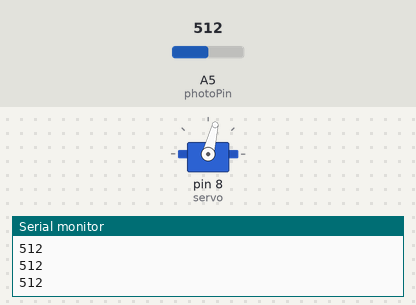
Bench run of a sketch on a simulated Arduino Uno, built with avr-gcc and run on an emulated ATmega328P. On the bench: servo, the last lines printed to the serial monitor. The test bench sets the inputs (shaded band); at power-on: A5 (photoPin) = 512.

Above: at 1.2 s.
1.3 s: A5 (photoPin) set to 32
2.8 s: A5 (photoPin) set to 26
At 3.7 s:
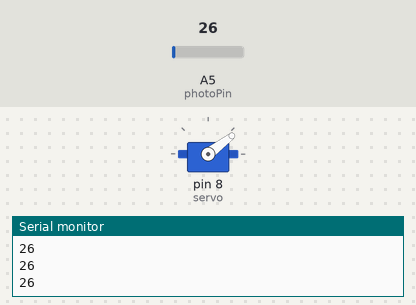
4.3 s: A5 (photoPin) set to 122
At 4.9 s:
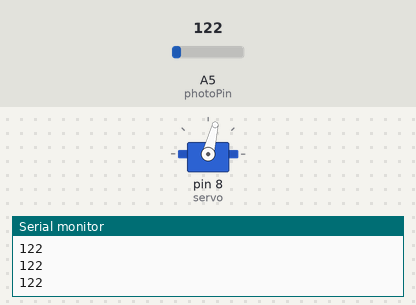
5.8 s: A5 (photoPin) set to 20
At 7.2 s:
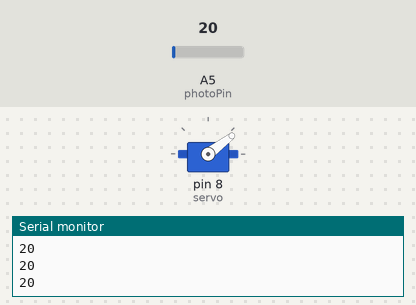
Timing chart, 0 to 8.3 s (numbered marks = the images above; inputs shaded):
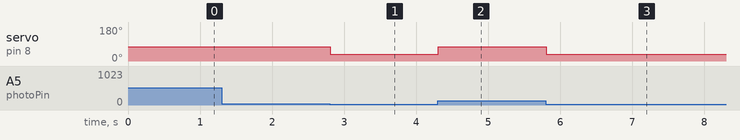

The sketch:

T_Rex_auto_runner.ino
```cpp
//Google Chrome T-Rex Auto Runner
//By Mikolaj Henzel, 2020
//Mention me if you want to use it
//GitHub: Henzelix
//Instagram: @mikolajhenzel

#include <Servo.h>  //Including library for micro servo
Servo servo;  //Creating object of the sevo library
int photoPin = A5;  //Signal port for photoresistor

void setup() {
  Serial.begin(9600);
  pinMode(photoPin, INPUT);   //Setting photoresistor as an output
  servo.attach(8);  //Pin which servo is connected to
  servo.write(76);  //Starting angle (if you want to use it on your own computer, you need to adjust it for yourself)
}

void loop() {
  int lightLevel = analogRead(photoPin);  //Getting photoresistor's current outcome
  Serial.println(lightLevel);   //Printing outcome in the serial monitor, which is necessary if you want to adjust it for yourself
  if(lightLevel < 30){  // if lightLevel is lesser than [minimal light value of your game's white background] do this...
    servo.write(37);  // Position servo at this angle (this angle could be a lot smaller, because servo on spacebar moves only a little, but I just left it as it is. If you want to use it on your own computer, you need to adjust it for yourself)
    delay(10);  //Delays every next action to give servo time to properly hit spacebar. You increase/reduce it if you need
  }
  else{   //If lightLevel is the same or greater than [minimal light value of your game's white background] do...
    servo.write(76);  //Stay at the starting position
  }
  delay(10);  //Pause between functions (every delay is in milliseconds. If it doesn't work for you, you can also adjust that.)
}
```

Measured:
- the behaviour switches between 30 and 29 on A5 (photoPin) (found by bisection; images 0 and 1)
- after the input at 2.8 s, servo on pin 8 (servo): 76° → 37° at once
- after the input at 4.3 s, servo on pin 8 (servo): 37° → 76° at once
- after the input at 5.8 s, servo on pin 8 (servo): 76° → 37° at once
